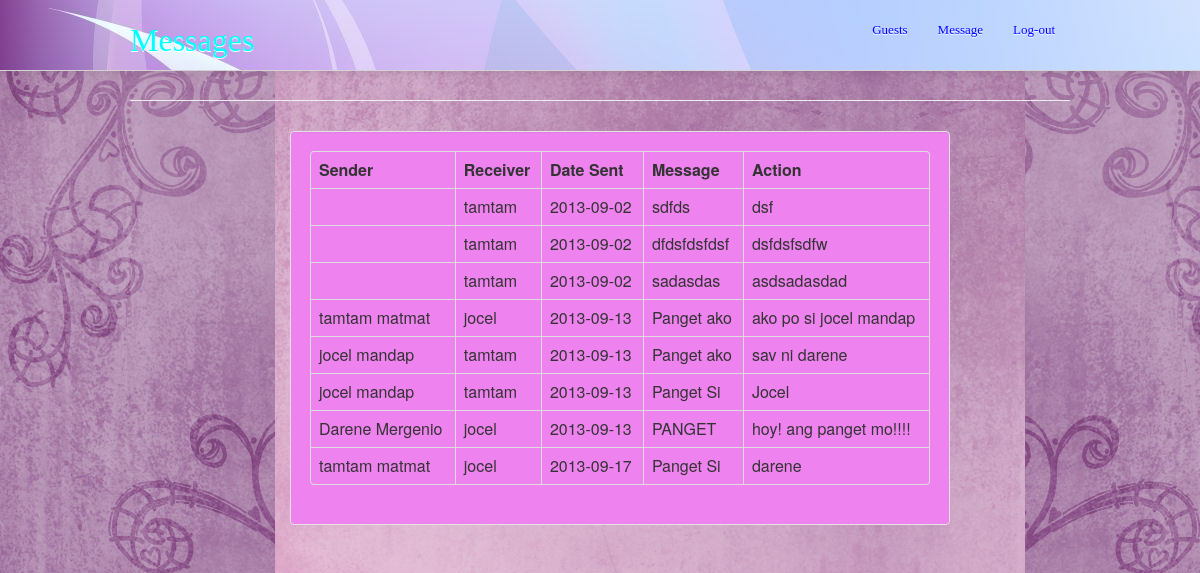
Screenshot of /CreateMessageAdmin.php with the database file from the repository.
### tables this page shows
CREATE TABLE IF NOT EXISTS `messages` (
  `message_id` int(11) NOT NULL AUTO_INCREMENT,
  `message_body` varchar(250) NOT NULL,
  `message_subject` varchar(100) NOT NULL,
  `date_sent` varchar(20) NOT NULL,
  `receiver` int(11) NOT NULL,
  `sender` int(11) NOT NULL,
  `is_sent` tinyint(1) NOT NULL,
  PRIMARY KEY (`message_id`)
);

CREATE TABLE IF NOT EXISTS `guests` (
  `id` int(11) NOT NULL AUTO_INCREMENT,
  `fname` varchar(30) NOT NULL,
  `lname` varchar(30) NOT NULL,
  `username` varchar(30) NOT NULL,
  `password` varchar(30) NOT NULL,
  `bday` date NOT NULL,
  `gender` enum('male','female') NOT NULL,
  `access` enum('0','1') NOT NULL,
  `address` varchar(50) NOT NULL,
  PRIMARY KEY (`id`)
);

### functions.php (called while the page is built, shortened)
<?php
	function getSentItemsofAllUsers(){
		$query = "SELECT * from messages as m JOIN guests as g on(m.receiver = g.id)";
		$result = mysql_query($query);
			if(mysql_num_rows($result) > 0){
			$record = array();
			while($rec = mysql_fetch_assoc($result)){
				$record[] = $rec;
			}
			return $record;
			}else{
				return NULL;
			}
	}
		function Sender($id){
		$query = "SELECT * FROM guests WHERE id ={$id}";
		$result = mysql_query($query);
		$rec = mysql_fetch_assoc($result);
			return $rec;
}
?>

### CreateMessageAdmin.php (the view, shortened to what this page needs)
<html>
<head>
	<link type = "text/css" rel = "stylesheet" href = "css/bootstrap.css" >
	<link type = "text/css" rel = "stylesheet" href = "style.css" >
</head>
<body background = "14.jpg">
      <div class="navbar navbar-fixed-top">
        <div class="navbar-inner primary">
          <div class="container">
            <h1><a href="Home.php" class="brand brand-bootbus text-success"><font face = "Georgia" size = "6" color = "cyan">
            	Messages</a></h1></font>
            <div class="nav-collapse collapse">
              <ul class="nav pull-right">
                <li><a href ="index1.php"><font face = "Georgia" size = "2" color = "blue">Guests</a></li></font>
				<li><a href ="CreateMessageAdmin.php"><font face = "Georgia" size = "2" color = "blue">Message</a></li></font>
				<li><a href ="logout.php"><font face = "Georgia" size = "2" color = "blue">Log-out</a></li></font>
              </ul>
            </div>
          </div>
        </div>
<div class = "container">
	<div class="page-header">
        </div>
        <div class="row">
          <div class="span8 offset2 well">
			<?php
			include "functions.php";
			$sent_items = getSentItemsofAllUsers();
			?>
			<table class = "table table-bordered">
				<tr>
					<th> Sender </th>
					<th> Receiver </th>
					<th> Date Sent </th>
					<th> Message </th>
					<th> Action </th>
				</tr>
				<?php foreach ($sent_items as $sent):?>
				<tr>
					<td> <?php
							$senders =  Sender($sent['sender']);
				 			   echo $senders['fname']." ".$senders['lname'];?> </td>
			 		<td> <?php echo $sent['fname'];?> </td>
					<td> <?php echo $sent['date_sent'];?> </td>
					<td> <?php echo $sent['message_subject'];?> </td>
					<td> <?php echo $sent['message_body'];?> </td>
				</tr>
				<?php endforeach;?>
			</table>
		</body>

### style.css (style rules this page uses)
.well { background-color: violet; text-align: center; }
.navbar-inner { background-color: yellow; }
.primary { background-image: url(1.jpg); }
.table { background-color: violet; text-decoration: georgia; }

### rows the page displays
messages: guests.fname "tamtam", date_sent "2013-09-02", message_subject "sdfds", message_body "dsf"
messages: guests.fname "tamtam", date_sent "2013-09-02", message_subject "dfdsfdsfdsf", message_body "dsfdsfsdfw"
messages: guests.fname "tamtam", date_sent "2013-09-02", message_subject "sadasdas", message_body "asdsadasdad"
messages: guests.fname "tamtam", guests.lname "matmat", guests.fname "jocel", date_sent "2013-09-13", message_subject "Panget ako", message_body "ako po si jocel mandap"
messages: guests.fname "jocel", guests.lname "mandap", guests.fname "tamtam", date_sent "2013-09-13", message_subject "Panget ako", message_body "sav ni darene"
messages: guests.fname "jocel", guests.lname "mandap", guests.fname "tamtam", date_sent "2013-09-13", message_subject "Panget Si", message_body "Jocel"
messages: guests.fname "Darene", guests.lname "Mergenio", guests.fname "jocel", date_sent "2013-09-13", message_subject "PANGET", message_body "hoy! ang panget mo!!!!"
messages: guests.fname "tamtam", guests.lname "matmat", guests.fname "jocel", date_sent "2013-09-17", message_subject "Panget Si", message_body "darene"
